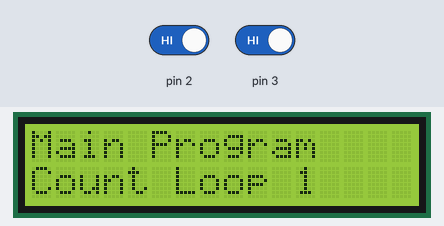
This sketch was run on a simulated Arduino Uno, built with avr-gcc and run on an emulated ATmega328P. Shown: 16×2 character LCD. Inputs (shaded band) come from the test bench; at power-on: pin 2 HIGH, pin 3 HIGH.

Above: at 1.2 s.
1.3 s: pin 2 driven LOW
At 2.8 s:
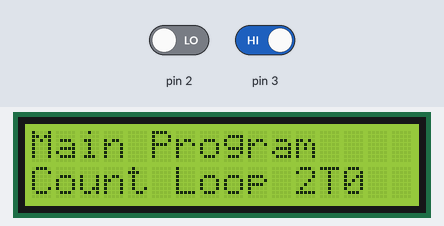
4.3 s: pin 3 driven LOW
At 4.9 s:
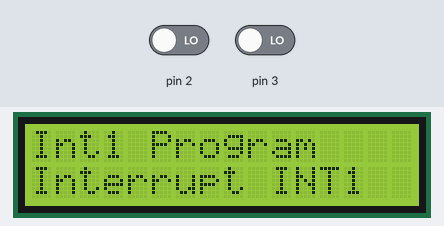
Timing chart, 0 to 7.3 s (numbered marks = the images above; inputs shaded):
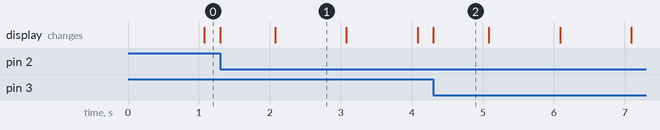

Measured:
- after the input at 1.3 s, the display: first changes at once (image 1 shows a later state)
- after the input at 4.3 s, the display: changes at once (image 2)
- what the display in image 1 shows lasts 1.0 s, from 2.1 s to 3.1 s
- what the display in image 2 shows lasts 0.8 s, from 4.3 s to 5.1 s

The sketch:

LCD_1.ino
```cpp
#include <LiquidCrystal.h>
LiquidCrystal lcd(A0,A1,A2,A3,A4,A5);
unsigned int countLoop = 0;
void setup() {
  // put your setup code here, to run once:
lcd.begin(16,2);
lcd.clear();
attachInterrupt(0, rutinInterupsi0, FALLING);
attachInterrupt(1, rutinInterupsi1, FALLING);
}

void loop() {
  // put your main code here, to run repeatedly:
  lcd.setCursor(0,0);  lcd.print("Main Program");
  lcd.setCursor(0,1);  lcd.print("Count Loop "); lcd.print(countLoop);
  countLoop++;
  delay(1000);
}


void rutinInterupsi0() {

lcd.setCursor(0,0); lcd.print("Int0 Program");
lcd.setCursor(0,1); lcd.print("Interrupt INT0");
delay(2000);
}
void rutinInterupsi1() {

lcd.setCursor(0,0); lcd.print("Int1 Program");
lcd.setCursor(0,1); lcd.print("Interrupt INT1");
delay(2000);

}
```
